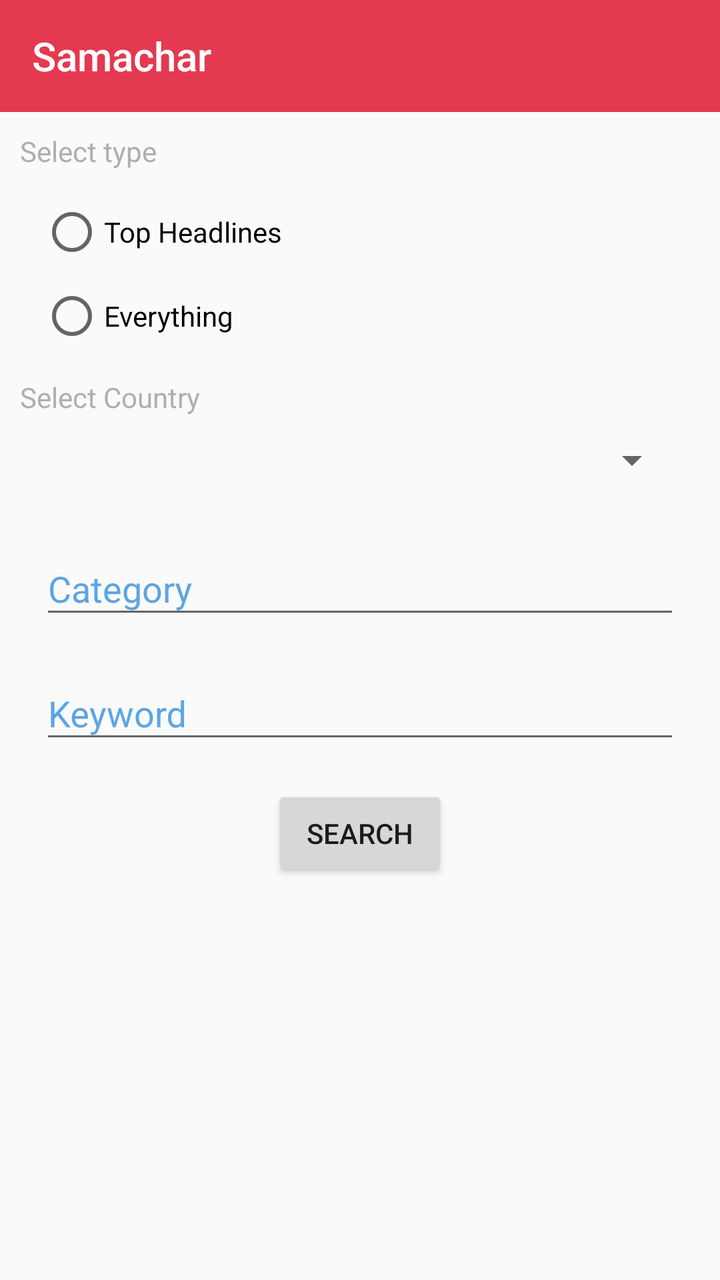
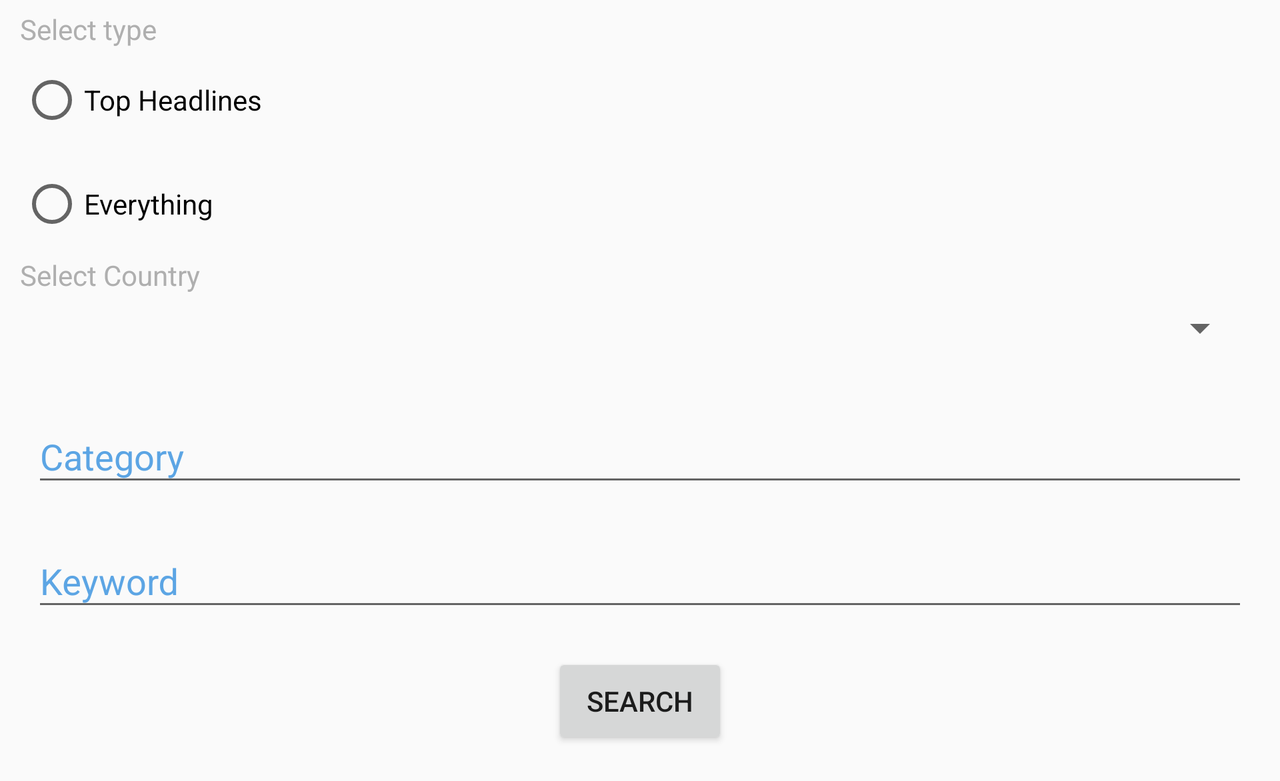

The same Android screen from two of the app's own layout files: first res/layout/ as a phone draws it, then the repository's variant for another configuration, drawn on a device whose configuration selects that folder. Both files follow.
<!-- AndroidManifest.xml: activity theme MyAppTheme -->
<!-- res/layout/activity_main2.xml -->
<?xml version="1.0" encoding="utf-8"?>
<RelativeLayout xmlns:android="http://schemas.android.com/apk/res/android"
    xmlns:app="http://schemas.android.com/apk/res-auto"
    xmlns:tools="http://schemas.android.com/tools"
    android:layout_width="match_parent"
    android:layout_height="match_parent"
    tools:context=".Main2Activity">

    <android.support.v7.widget.Toolbar
        android:id="@+id/toolbar_adv"
        android:layout_width="match_parent"
        android:layout_height="?android:attr/actionBarSize"
        android:background="@color/colorPrimary"
        app:backgroundTint="@color/colorPrimary"
        android:layout_gravity="top"
        app:title="Samachar"
        app:titleTextColor="#fff" />

    <TextView
        android:layout_below="@+id/toolbar_adv"
        android:id="@+id/heading_type"
        android:text="Select type"
        android:layout_width="wrap_content"
        android:layout_height="wrap_content"
        android:textSize="14sp"
        android:textColor="#afafaf"
        android:layout_marginTop="10dp"
        android:layout_marginStart="10dp"/>
    <RadioGroup
        android:layout_centerHorizontal="true"
        android:layout_below="@+id/heading_type"
        android:layout_width="match_parent"
        android:layout_height="wrap_content"
        android:id="@+id/radio"
        android:layout_margin="10dp">

        <RadioButton
            android:id="@+id/rb_top_headlines"
            android:layout_width="wrap_content"
            android:layout_height="wrap_content"
            android:text="Top Headlines"
            android:layout_marginStart="10dp"
            android:layout_marginTop="5dp"
            android:layout_marginBottom="5dp"
            android:onClick="onClickRadioButton"/>

        <RadioButton
            android:id="@+id/rb_everything"
            android:layout_width="wrap_content"
            android:layout_height="wrap_content"
            android:text="Everything"
            android:layout_marginStart="10dp"
            android:layout_marginTop="5dp"
            android:layout_marginBottom="5dp"

            android:onClick="onClickRadioButton"/>
        </RadioGroup>

    <TextView
        android:id="@+id/heading_select_country"
        android:text="Select Country"
        android:layout_width="wrap_content"
        android:layout_height="wrap_content"
        android:textSize="14sp"
        android:layout_below="@+id/radio"
        android:layout_marginStart="10dp"
        android:textColor="#afafaf"/>

    <Spinner
        android:layout_centerHorizontal="true"
        android:layout_below="@+id/heading_select_country"
        android:id="@+id/sp_country"
        android:layout_width="match_parent"
        android:layout_height="wrap_content"
        android:layout_marginEnd="20dp"
        android:layout_marginStart="20dp"
        android:layout_marginTop="10dp"
        android:layout_marginBottom="10dp"/>

    <android.support.design.widget.TextInputLayout
        android:layout_width="match_parent"
        android:layout_height="wrap_content"
        android:layout_below="@+id/sp_country"
        android:layout_marginTop="10dp"
        android:layout_marginStart="20dp"
        android:layout_marginEnd="20dp"
        android:layout_marginBottom="10dp"
        android:hint="Category"
        app:hintAnimationEnabled="true"
        android:layout_centerHorizontal="true"
        android:textColorHint="#5ca5e4"
        android:id="@+id/til_category">

        <EditText
            android:id="@+id/et_category"
            android:layout_width="match_parent"
            android:layout_height="wrap_content"
            android:inputType="text"
            />

    </android.support.design.widget.TextInputLayout>

    <android.support.design.widget.TextInputLayout
        android:layout_width="match_parent"
        android:layout_height="wrap_content"
        android:layout_below="@+id/til_category"
        android:layout_marginStart="20dp"
        android:layout_marginEnd="20dp"
        android:layout_marginBottom="16dp"
        android:layout_centerHorizontal="true"
        android:hint="Keyword"
        app:hintAnimationEnabled="true"
        android:textColorHint="#5ca5e4"
        android:id="@+id/til_keyword">

        <EditText
            android:id="@+id/et_keyword"
            android:layout_width="match_parent"
            android:layout_height="wrap_content"
            android:inputType="text"
            />

    </android.support.design.widget.TextInputLayout>

    <Button
        android:layout_width="wrap_content"
        android:layout_height="wrap_content"
        android:text="Search"
        android:id="@+id/bt_adv_search"
        android:layout_centerHorizontal="true"
        android:layout_below="@+id/til_keyword"
        android:onClick="onClickButton"/>

</RelativeLayout>
<!-- resources referenced by this layout -->
<resources>
  <color name="colorPrimary">#e43950</color>
  <style name="MyAppTheme" parent="Theme.AppCompat.Light.NoActionBar">
          <item name="colorPrimary">@color/colorPrimary</item>
          <item name="colorPrimaryDark">@color/colorPrimaryDark</item>
          <item name="colorAccent">@color/colorAccent</item>
      </style>
  <color name="colorPrimaryDark">#F33C55</color>
  <color name="colorAccent">#5745a1</color>
</resources>
<!-- res/layout-land/activity_main2.xml (the repository's variant of the layout above) -->
<!-- drawn on the phone turned sideways -->
<?xml version="1.0" encoding="utf-8"?>
<ScrollView
    xmlns:android="http://schemas.android.com/apk/res/android"
    xmlns:app="http://schemas.android.com/apk/res-auto"
    xmlns:tools="http://schemas.android.com/tools"
    android:layout_width="match_parent"
    android:layout_height="match_parent"
    tools:context=".Main2Activity">
<RelativeLayout
    android:layout_width="match_parent"
    android:layout_height="wrap_content">


    <TextView

        android:id="@+id/heading_type"
        android:text="Select type"
        android:layout_width="wrap_content"
        android:layout_height="wrap_content"
        android:textSize="14sp"
        android:textColor="#afafaf"
        android:layout_marginTop="5dp"
        android:layout_marginStart="10dp"/>
    <RadioGroup
        android:layout_centerHorizontal="true"
        android:layout_below="@+id/heading_type"
        android:layout_width="match_parent"
        android:layout_height="wrap_content"
        android:id="@+id/radio">

        <RadioButton
            android:id="@+id/rb_top_headlines"
            android:layout_width="wrap_content"
            android:layout_height="wrap_content"
            android:text="Top Headlines"
            android:layout_margin="10dp"
            android:onClick="onClickRadioButton"/>

        <RadioButton
            android:id="@+id/rb_everything"
            android:layout_width="wrap_content"
            android:layout_height="wrap_content"
            android:text="Everything"
            android:layout_margin="10dp"
            android:onClick="onClickRadioButton"/>
        </RadioGroup>

    <TextView
        android:id="@+id/heading_select_country"
        android:text="Select Country"
        android:layout_width="wrap_content"
        android:layout_height="wrap_content"
        android:textSize="14sp"
        android:layout_below="@+id/radio"
        android:layout_marginStart="10dp"
        android:textColor="#afafaf"/>

    <Spinner
        android:layout_centerHorizontal="true"
        android:layout_below="@+id/heading_select_country"
        android:id="@+id/sp_country"
        android:layout_width="match_parent"
        android:layout_height="wrap_content"
        android:layout_marginEnd="16dp"
        android:layout_marginStart="16dp"
        android:layout_marginTop="5dp"
        android:layout_marginBottom="10dp"/>

    <android.support.design.widget.TextInputLayout
        android:layout_width="match_parent"
        android:layout_height="wrap_content"
        android:layout_below="@+id/sp_country"
        android:layout_marginTop="10dp"
        android:layout_marginStart="16dp"
        android:layout_marginEnd="16dp"
        android:layout_marginBottom="10dp"
        android:hint="Category"
        app:hintAnimationEnabled="true"
        android:layout_centerHorizontal="true"
        android:textColorHint="#5ca5e4"
        android:id="@+id/til_category">

        <EditText
            android:id="@+id/et_category"
            android:layout_width="match_parent"
            android:layout_height="wrap_content"
            android:inputType="text"
            />

    </android.support.design.widget.TextInputLayout>

    <android.support.design.widget.TextInputLayout
        android:layout_width="match_parent"
        android:layout_height="wrap_content"
        android:layout_below="@+id/til_category"
        android:layout_marginStart="16dp"
        android:layout_marginEnd="16dp"
        android:layout_marginBottom="16dp"
        android:layout_centerHorizontal="true"
        android:hint="Keyword"
        app:hintAnimationEnabled="true"
        android:textColorHint="#5ca5e4"
        android:id="@+id/til_keyword">

        <EditText
            android:id="@+id/et_keyword"
            android:layout_width="match_parent"
            android:layout_height="wrap_content"
            android:inputType="text"
            />

    </android.support.design.widget.TextInputLayout>

    <Button
        android:layout_width="wrap_content"
        android:layout_height="wrap_content"
        android:text="Search"
        android:id="@+id/bt_adv_search"
        android:layout_centerHorizontal="true"
        android:layout_below="@+id/til_keyword"
        android:onClick="onClickButton"
        android:layout_marginBottom="16dp"/>

</RelativeLayout>
</ScrollView>
<!-- resources referenced by the variant -->
<!-- as the phone turned sideways resolves them -->
<resources>
  <style name="MyAppTheme" parent="Theme.AppCompat.Light.NoActionBar">
          <item name="colorPrimary">@color/colorPrimary</item>
          <item name="colorPrimaryDark">@color/colorPrimaryDark</item>
          <item name="colorAccent">@color/colorAccent</item>
      </style>
  <color name="colorPrimary">#e43950</color>
  <color name="colorPrimaryDark">#F33C55</color>
  <color name="colorAccent">#5745a1</color>
</resources>
